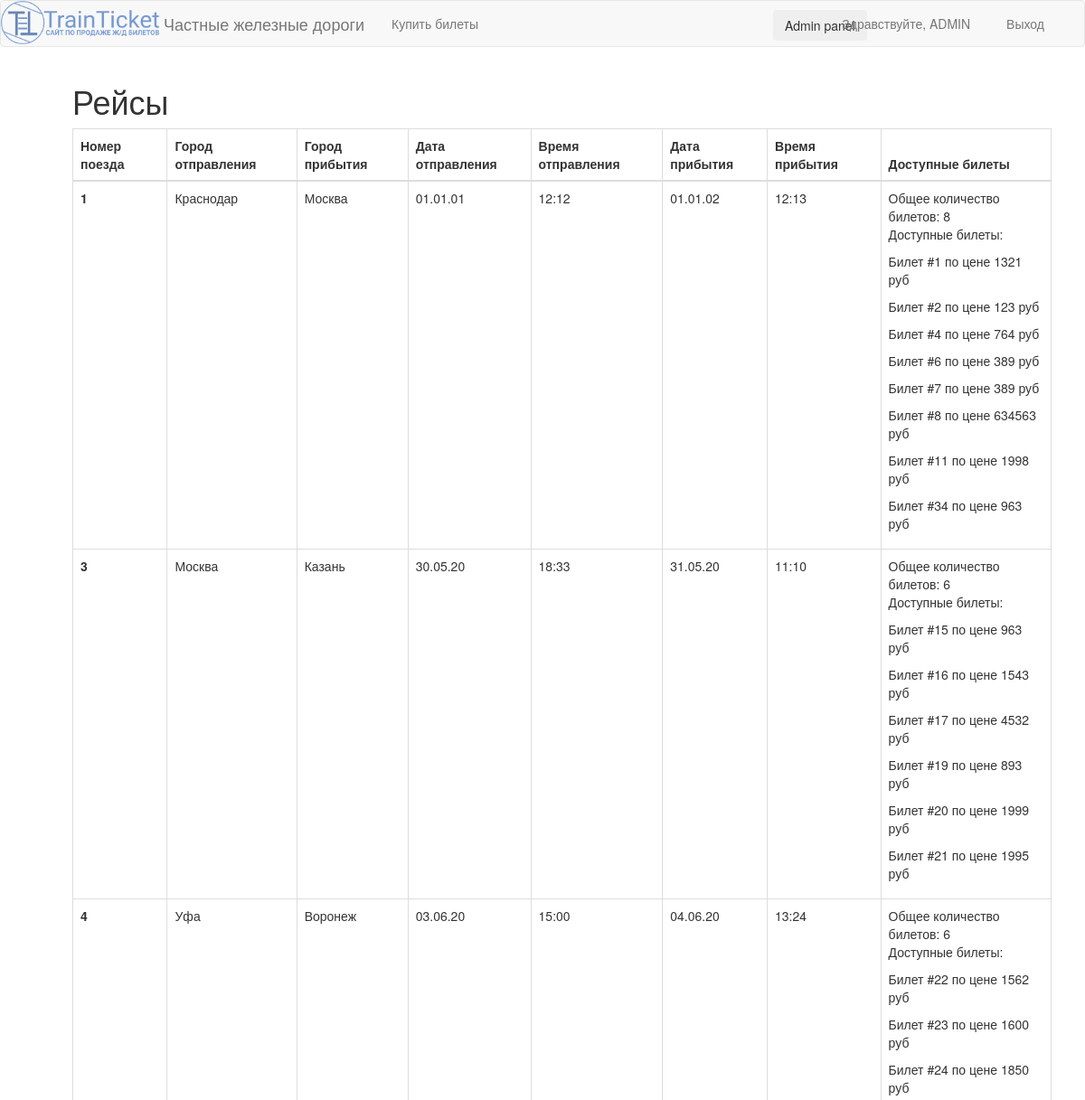
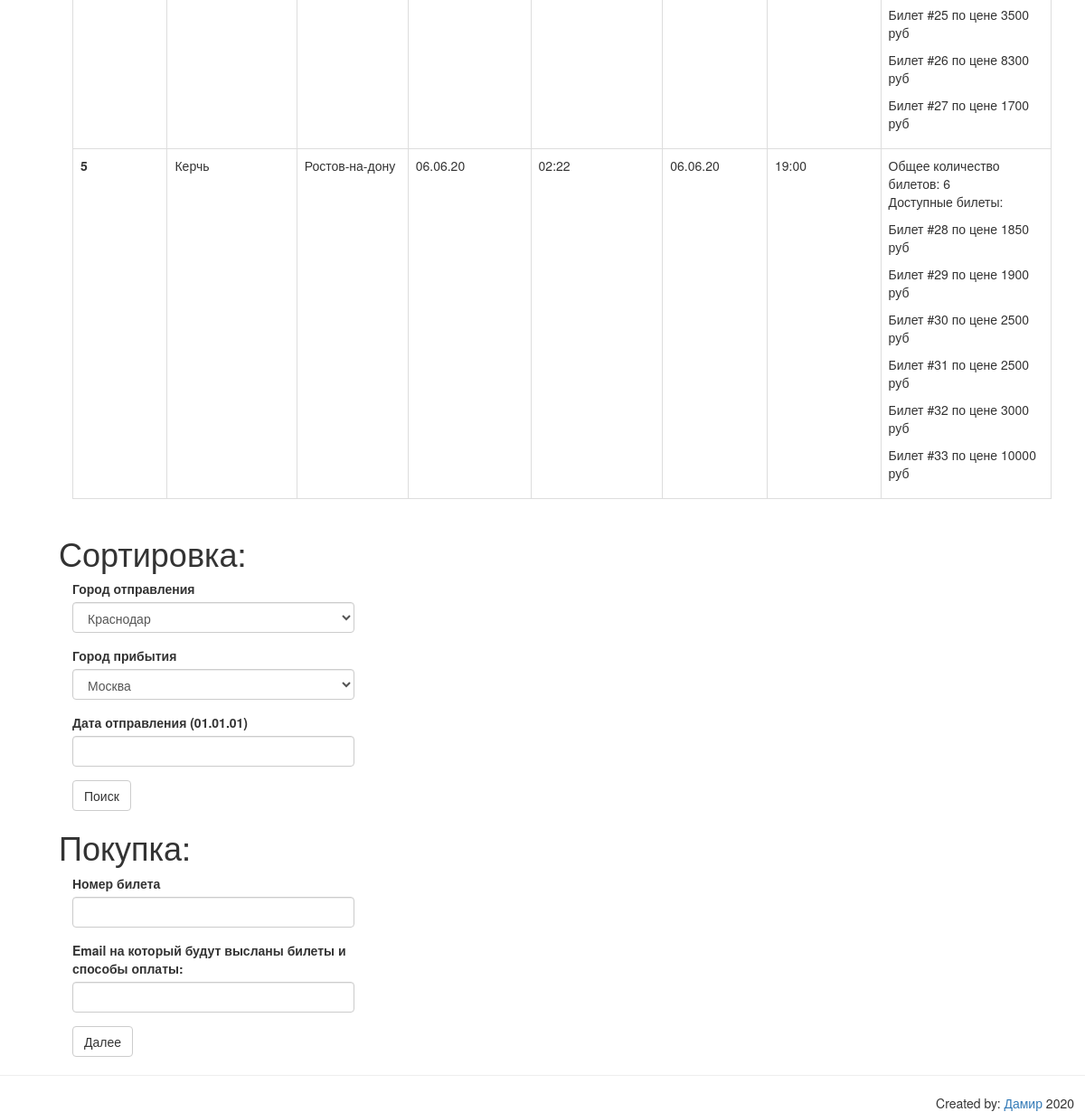
Page /tickets (signed in) on the committed database (2 pictures, top to bottom).
### app/models.py (models this page shows, shortened)
class User(UserMixin, db.Model):
    id = db.Column(db.Integer, primary_key=True)
    username = db.Column(db.String(64), index=True, unique=True)
    email = db.Column(db.String(120), index=True, unique=True)
    password_hash = db.Column(db.String(128))
    tickets = db.relationship('Ticket', backref='owner', lazy='dynamic')

class Train(db.Model):
    id = db.Column(db.Integer, primary_key=True)
    date_arr = db.Column(db.String(120), index=True)
    date_dep = db.Column(db.String(120), index=True)
    time_arr = db.Column(db.String(120), index=True)
    time_dep = db.Column(db.String(120), index=True)
    city_arr = db.Column(db.String(120), index=True)
    city_dep = db.Column(db.String(120), index=True)
    tickets = db.relationship('Ticket', backref='train_number', lazy='dynamic')

class Ticket(db.Model):
    id = db.Column(db.Integer, primary_key=True)
    cost = db.Column(db.Integer, index=True)
    train_id = db.Column(db.Integer, db.ForeignKey('train.id'))
    user_id = db.Column(db.Integer, db.ForeignKey('user.id'))

### app/routes.py (the view, shortened to what this page needs)
@app.route('/tickets', methods=['GET', 'POST'])
@login_required
def tickets():
    form = BuyTicketForm()
    form_two = SecondBuyTicketForm()
    data = Train.query.order_by(Train.id).all()
    owner = Ticket.query.all()
    if form_two.validate_on_submit():
        return redirect(url_for('sorted_page', city_dep=form_two.city_dep.data, city_arr=form_two.city_arr.data,
                                date=form_two.date.data))
    return render_template('tickets.html', title='Покупка билетов', form=form, form_two=form_two, data=data, owner=owner)

### app/forms.py
class BuyTicketForm(FlaskForm):
    tickets = StringField('Номер билета', validators=[DataRequired()])
    email = StringField('Email на который будут высланы билеты и способы оплаты:', validators=[DataRequired(), Email()])
    submit = SubmitField('Далее')

class SecondBuyTicketForm(FlaskForm):
    city_dep = SelectField('Город отправления', choices=[(i.city_dep, i.city_dep) for i in Train.query.order_by(Train.id).all()])
    city_arr = SelectField('Город прибытия', choices=[(i.city_arr, i.city_arr) for i in Train.query.order_by(Train.id).all()])
    date = StringField('Дата отправления (01.01.01)')
    submit = SubmitField('Поиск')

### app/models.py (called while the page is built)
@login.user_loader
def load_user(id):
    return User.query.get(int(id))

### app/templates/tickets.html
{% extends "base.html" %}
{% import 'bootstrap/wtf.html' as wtf %}
{% block app_content %}
    <h1 class="display-1" style="position:relative; left:50px; width: 90%">Рейсы</h1>
    <table class="table table-bordered" style="width:95%; position:relative; left:50px">
    <thead>
        <tr>
            <th scope="col" >Номер поезда</th>
            <th scope="col">Город отправления</th>
            <th scope="col">Город прибытия</th>
            <th scope="col">Дата отправления</th>
            <th scope="col">Время отправления</th>
            <th scope="col">Дата прибытия</th>
            <th scope="col">Время прибытия</th>
            <th scope="col">Доступные билеты</th>
        </tr>
    </thead>
    <tbody>
    {% for i in data %}
        <tr>
            <th scope="row">{{ i.id }}</th>
            <td>{{ i.city_dep }}</td>
            <td>{{ i.city_arr }}</td>
            <td>{{ i.date_dep }}</td>
            <td>{{ i.time_dep }}</td>
            <td>{{ i.date_arr }}</td>
            <td>{{ i.time_arr }}</td>
            <td>
                Общее количество билетов: {{ i.tickets.all()|length }}
                <p>
                Доступные билеты:
                {% for num in i.tickets.all() %}
                    {% if not num.owner %}
                        <p>
                            Билет #{{ num.id }} по цене {{ num.cost }} руб
                        </p>
                    {% endif %}
                {% endfor %}
                </p>
            </td>
        </tr>
    {% endfor %}
    </tbody>
    </table>
    <div class="row" style="position:relative; left:50px; width: 90%; input: optional">
        <h1>Сортировка:</h1>
        <div class="col-md-4">
            {{ wtf.quick_form(form_two) }}
        </div>
    </div>
    <div class="row" style="position:relative; left:50px; width: 90%">
        <h1>Покупка:</h1>
        <div class="col-md-4">
            {{ wtf.quick_form(form) }}
        </div>
    </div>
{% endblock %}

### app/templates/base.html (shortened to what this page needs)
{% extends 'bootstrap/base.html' %}
        {% block navbar %}
            <nav class="navbar navbar-default" style="background-image: url(/static/logo1.png);background-repeat: no-repeat; background-size: 175px"><a class="navbar-brand" href="{{ url_for('index') }}" style="width: 180px"></a>
                <div class="container">
                    <div class="navbar-header">
                        <a class="navbar-brand" href="{{ url_for('index') }}">Частные железные дороги</a>
                    </div>
                    <div class="collapse navbar-collapse" id="bs-example-navbar-collapse-1">
                        <ul class="nav navbar-nav navbar-left">
                            <li><a href="{{ url_for('tickets') }}">Купить билеты</a></li>
                        </ul>
                        {% set x = current_user.get_id() %}
                        {% if x == '1' %}
                        <ul class="nav navbar-nav" >
                            <div class="dropdown" style="left: 300%; top: 10px">
                                <button class="btn btn-secondary dropdown-toggle" type="button" id="dropdownMenuButton"
                                        data-toggle="dropdown" aria-haspopup="true" aria-expanded="false">Admin panel
                                </button>
                            </div>
                        </ul>
                        {% endif %}
                        <ul class="nav navbar-nav navbar-right">
                            {% if current_user.is_anonymous %}
                                <li><a href="{{ url_for('login') }}">Вход</a></li>
                            {% else %}
                                <li style="right:10px" ><a href="{{ url_for('profile', username=current_user.username) }}">Здравствуйте, {{ current_user.username }}</a></li>
                                <li><a href="{{ url_for('logout') }}">Выход</a></li>
                            {% endif %}
                        </ul>
                    </div>
                </div>
            </nav>
        {% endblock %}
        {% block content %}
        <div>
            <div class="container">
                {% block app_content %}{% endblock %}
            </div>
        </div>
        <hr>
        <div id="footer" align="right" style="width: 99%">
            {% block footer %}
                Created by: <a href="https://vk.com/amikuto">Дамир</a>
                2020
            {% endblock %}
        </div>
        {% endblock %}

### rows in the picture
User: username "ADMIN"
Train: id "1", city_dep "Краснодар", city_arr "Москва", date_dep "01.01.01", time_dep "12:12", date_arr "01.01.02", time_arr "12:13", tickets.all|length "8"
Ticket: id "1", cost "1321"
Ticket: id "2", cost "123"
Ticket: id "4", cost "764"
Ticket: id "6", cost "389"
Ticket: id "7", cost "389"
Ticket: id "8", cost "634563"
Ticket: id "11", cost "1998"
Ticket: id "34", cost "963"
Train: id "3", city_dep "Москва", city_arr "Казань", date_dep "30.05.20", time_dep "18:33", date_arr "31.05.20", time_arr "11:10", tickets.all|length "6"
Ticket: id "15", cost "963"
Ticket: id "16", cost "1543"
Ticket: id "17", cost "4532"
Ticket: id "19", cost "893"
Ticket: id "20", cost "1999"
Ticket: id "21", cost "1995"
Train: id "4", city_dep "Уфа", city_arr "Воронеж", date_dep "03.06.20", time_dep "15:00", date_arr "04.06.20", time_arr "13:24", tickets.all|length "6"
Ticket: id "22", cost "1562"
Ticket: id "23", cost "1600"
Ticket: id "24", cost "1850"
Ticket: id "25", cost "3500"
Ticket: id "26", cost "8300"
Ticket: id "27", cost "1700"
Train: id "5", city_dep "Керчь", city_arr "Ростов-на-дону", date_dep "06.06.20", time_dep "02:22", date_arr "06.06.20", time_arr "19:00", tickets.all|length "6"
Ticket: id "28", cost "1850"
Ticket: id "29", cost "1900"
Ticket: id "30", cost "2500"
Ticket: id "31", cost "2500"
Ticket: id "32", cost "3000"
Ticket: id "33", cost "10000"
